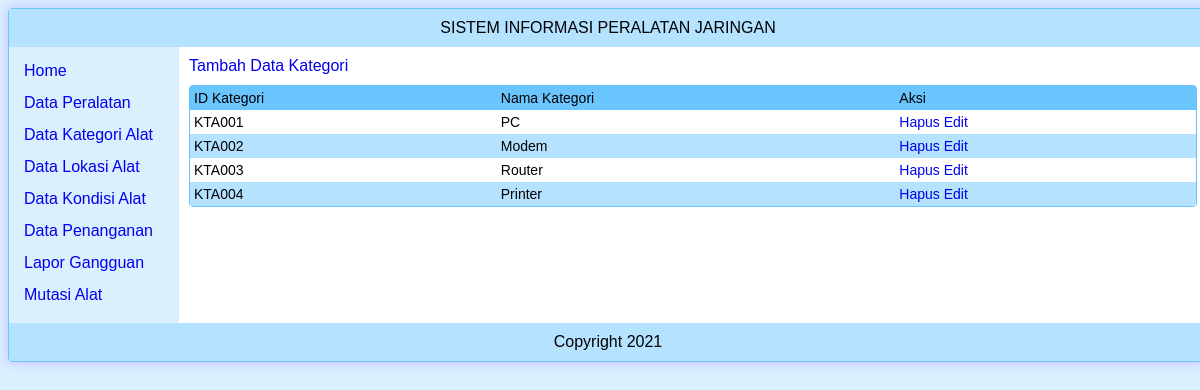
The app's page /kategori with its own data.
### tables this page shows
CREATE TABLE `tblkategori` (
  `id_kategori` char(20) NOT NULL,
  `nama_kategori` varchar(50) NOT NULL
);

### view_data/kategori.php (the view)
<?php
	echo"<div class='menutambah'><a href='tambahkategori'>Tambah Data Kategori</a></div>";
	include"db_link.php";
	$sql = mysqli_query($dblink,"SELECT * from tblkategori");
		echo"<table border='0' cellpadding='4px' cellspacing='0px' width='100%'>
			<tr bgcolor=#6ac5fe>
				<td>ID Kategori</td>
				<td>Nama Kategori</td>
				<td>Aksi</td>
			</tr>";
		$i =0;
		while ($r=mysqli_fetch_array($sql,MYSQLI_ASSOC)){
  		$i++ ;
			if(($i % 2)==0)
				$bg="#b5e2ff" ;
			else
				$bg= "#fff";
			$xidk = isset($r['id_kategori']) ? $r['id_kategori'] : '';
			$xnk = isset($r['nama_kategori']) ? $r['nama_kategori'] : '';
		echo"<tr bgcolor=$bg>
				<td>$xidk</td>
				<td>$xnk</td>
				<td>
					<a href='control_data/proses_db_kategori.php?modul=kategori&act=hapus&xxid=$xidk'>Hapus</a>
					<a href='index.php?xlink=control_data/edit_kategori.php&mod=edit&id=$xidk'>Edit</a>
			</tr>";
		}
		echo"</table>";
?>

### view_data/style/style.css (style rules this page uses)
body { background-color:#daf0ff; font-family:helvetica; }
a { text-decoration:none; }
.content table { background-color:#f3faff; font-size:14px; border:solid 0.5px #6ac5fe; border-radius:4px; }
.menutambah { display:block; }
.menutambah a { display:block; margin-bottom:10px; }

### records on screen
tblkategori: id_kategori "KTA001", nama_kategori "PC"
tblkategori: id_kategori "KTA002", nama_kategori "Modem"
tblkategori: id_kategori "KTA003", nama_kategori "Router"
tblkategori: id_kategori "KTA004", nama_kategori "Printer"
